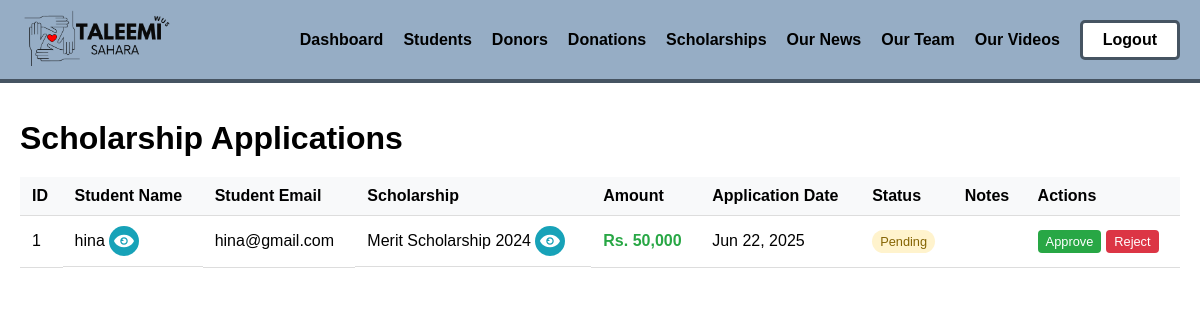
/admin/applications.php (signed in), run on the app's committed database.
### tables this page shows
CREATE TABLE `scholarship_applications` (
  `id` int(11) NOT NULL,
  `student_id` int(11) NOT NULL,
  `scholarship_id` int(11) NOT NULL,
  `status` enum('pending','approved','rejected') DEFAULT 'pending',
  `application_date` timestamp NOT NULL DEFAULT current_timestamp(),
  `notes` text DEFAULT NULL
);

CREATE TABLE `users` (
  `id` int(11) NOT NULL,
  `name` varchar(100) NOT NULL,
  `email` varchar(100) NOT NULL,
  `password` varchar(255) NOT NULL,
  `user_type` enum('admin','student','donor','mentor','examination') NOT NULL,
  `created_at` timestamp NOT NULL DEFAULT current_timestamp(),
  `updated_at` timestamp NOT NULL DEFAULT current_timestamp() ON UPDATE current_timestamp(),
  `reset_token` varchar(255) DEFAULT NULL,
  `reset_expires` datetime DEFAULT NULL
);

CREATE TABLE `scholarships` (
  `id` int(11) NOT NULL,
  `title` varchar(255) NOT NULL,
  `description` text DEFAULT NULL,
  `amount` decimal(10,2) NOT NULL,
  `requirements` text DEFAULT NULL,
  `deadline` date NOT NULL,
  `available_slots` int(11) NOT NULL DEFAULT 1,
  `status` enum('active','inactive') DEFAULT 'active',
  `created_at` timestamp NOT NULL DEFAULT current_timestamp()
);

### admin/applications.php (the view, shortened to what this page needs)
<?php
require_once '../config/database.php';
$sql = "SELECT sa.*, u.name as student_name, u.email as student_email,
               sch.title as scholarship_title, sch.amount as scholarship_amount,
               sch.description as scholarship_description, sch.requirements as scholarship_requirements,
               sch.deadline as scholarship_deadline, sch.available_slots as scholarship_slots
        FROM scholarship_applications sa
        JOIN users u ON sa.student_id = u.id
        JOIN scholarships sch ON sa.scholarship_id = sch.id
        ORDER BY sa.application_date DESC";
try {
    $result = $conn->query($sql);
    $applications = $result->fetch_all(MYSQLI_ASSOC);
} catch (Exception $e) {
    $applications = [];
    $error_message = $e->getMessage();
}
?>
<!DOCTYPE html>
<html lang="en">
<head>
    <link rel="stylesheet" href="../css/font.css">
    <link rel="stylesheet" href="../css/general.css">
</head>
<body>
    <?php include '../components/admin-navbar.php'; ?>
    <div class="main animate-fade-in">
        <h1>Scholarship Applications</h1>
        <div style="overflow-x:auto;">
            <table>
                <thead>
                    <tr>
                        <th>ID</th>
                        <th>Student Name</th>
                        <th>Student Email</th>
                        <th>Scholarship</th>
                        <th>Amount</th>
                        <th>Application Date</th>
                        <th>Status</th>
                        <th>Notes</th>
                        <th>Actions</th>
                    </tr>
                </thead>
                <tbody>
                    <?php if (empty($applications)): ?>
                        <tr>
                            <td colspan="9" style="text-align:center;">No applications found.</td>
                        </tr>
                    <?php else: ?>
                        <?php foreach ($applications as $application): ?>
                            <tr>
                                <td><?php echo $application['id']; ?></td>
                                <td class="name">
                                    <?php echo htmlspecialchars($application['student_name']); ?>
                                    <button class="view-btn"
                                        data-application='<?php echo htmlspecialchars(json_encode($application), ENT_QUOTES, 'UTF-8'); ?>'
                                        onclick="viewStudentDetails(this)">
                                    </button>
                                </td>
                                <td><?php echo htmlspecialchars($application['student_email']); ?></td>
                                <td class="name">
                                    <?php echo htmlspecialchars($application['scholarship_title']); ?>
                                    <button class="view-btn"
                                        data-application='<?php echo htmlspecialchars(json_encode($application), ENT_QUOTES, 'UTF-8'); ?>'
                                        onclick="viewScholarshipDetails(this)">
                                    </button>
                                </td>
                                <td class="amount">Rs. <?php echo number_format($application['scholarship_amount']); ?></td>
                                <td><?php echo date('M j, Y', strtotime($application['application_date'])); ?></td>
                                <td>
                                    <span class="status-badge status-<?php echo $application['status']; ?>">
                                        <?php echo ucfirst($application['status']); ?>
                                    </span>
                                </td>
                                <td><?php echo htmlspecialchars($application['notes'] ?? ''); ?></td>
                                <td>
                                    <div class="status-actions">
                                        <?php if ($application['status'] !== 'approved'): ?>
                                            <button class="status-btn approve" onclick="updateStatus(<?php echo $application['id']; ?>, 'approved')">
                                                Approve
                                            </button>
                                        <?php endif; ?>
                                        <?php if ($application['status'] !== 'rejected'): ?>
                                            <button class="status-btn reject" onclick="updateStatus(<?php echo $application['id']; ?>, 'rejected')">
                                                Reject
                                            </button>
                                        <?php endif; ?>
                                    </div>
                                </td>
                            </tr>
                        <?php endforeach; ?>
                    <?php endif; ?>
                </tbody>
            </table>
        </div>
    </div>
</body>
</html>

### admin/applications.php (style rules this page uses)
body { font-family: 'Raleway', sans-serif; display: flex; flex-direction: column; gap: 100px; width: 100vw; }
.main { margin: 0px auto; max-width: 1400px; width: 100%; padding: 20px; margin-top: 100px; }
table { width: 100%; border-collapse: collapse; background: #fff; margin-top: 20px; }
th, td { padding: 10px 12px; border-bottom: 1px solid #ddd; text-align: left; }
th { background: #f8f9fa; font-weight: 600; }
.status-badge { padding: 4px 8px; border-radius: 12px; font-size: 0.8em; font-weight: 500; }
.status-pending { background: #fff3cd; color: #856404; }
.amount { font-weight: 600; color: #28a745; }
.status-actions { display: flex; gap: 5px; flex-wrap: wrap; }
.status-btn { padding: 4px 8px; border: none; border-radius: 4px; cursor: pointer; font-size: 0.8em; font-weight: 500; transition: all 0.3s ease; }
.status-btn.approve { background: #28a745; color: white; }
.status-btn.reject { background: #dc3545; color: white; }
.name { white-space: nowrap !important; display: flex; align-items: center; column-gap: 4px; }
.view-btn { border: none; border-radius: 100%; cursor: pointer; font-size: 0.8em; font-weight: 500; background: #17a2b8; color: white; transition: all 0.3s ease; display: flex; justify-content: center; align-items: center; }
.view-btn>svg { padding: 5px; width: 30px; height: 30px; }

### components/admin-navbar.php (style rules this page uses)
* { box-sizing: border-box; padding: 0; margin: 0; font-family: "Raleway", sans-serif; }

### data on the page
scholarship_applications: id "1", student.name "hina", student.email "hina@gmail.com", scholarship.title "Merit Scholarship 2024", scholarship.amount "50,000", application_date "Jun 22, 2025", status "Pending"
